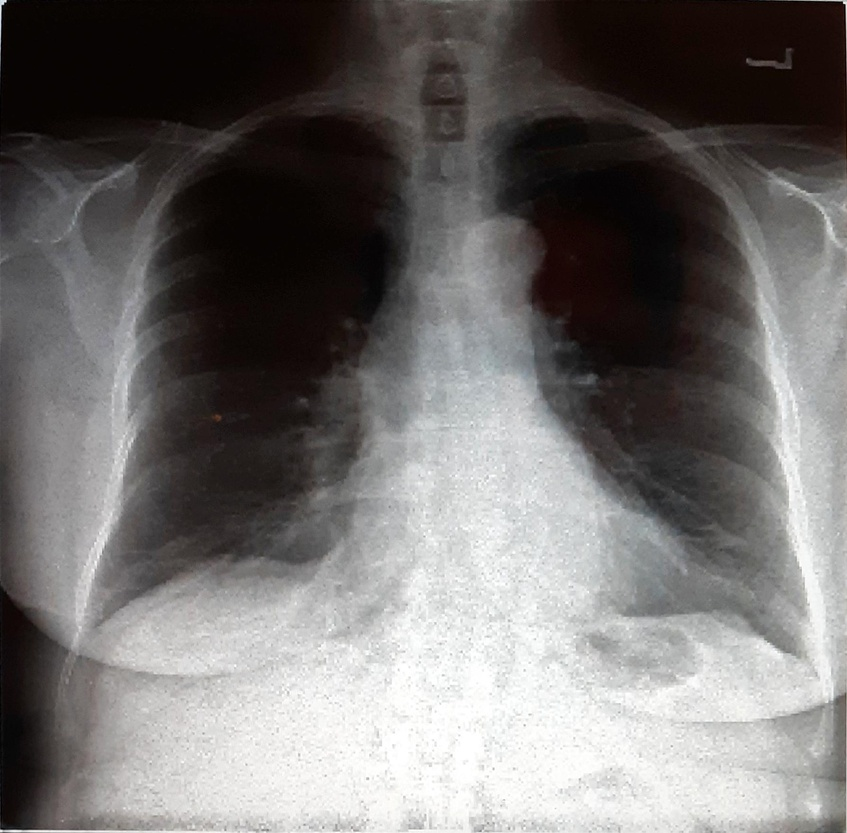
#> input picture images/Patient1.jpg, 847 x 833 px, shrunk from 1787 x 1758 before the run
$ python anomaly_detection.py images/Patient1.jpg images/Patient11.jpg
#> lines starting #> are read from the running program, lines starting #| are printed output that depends on the picture; after the words box and inside, x2 and y2 are one past the last pixel; in counts of white or black regions, pixels touching at a corner belong together
import cv2
import sys

def detect_dark_spots(image_path, output_path, threshold=50):
#> called with image_path = 'images/Patient1.jpg', output_path = 'images/Patient11.jpg', threshold = 50
    img = cv2.imread(image_path, cv2.IMREAD_GRAYSCALE)
#> img: shape (833, 847); min 0, max 255, mean 112.3
    if img is None:
        return False
    blur = cv2.GaussianBlur(img, (5, 5), 0)
    _, thresh = cv2.threshold(blur, threshold, 255, cv2.THRESH_BINARY_INV)
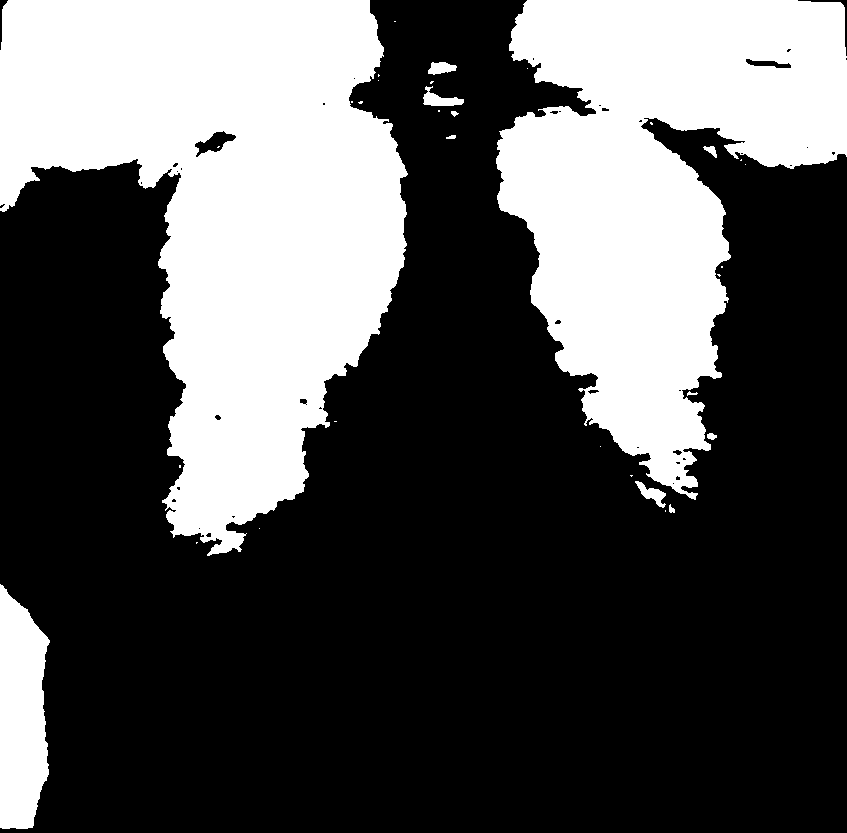
#> thresh: shape (833, 847); 34.1% white; 33 white regions (21 under 20 px)
    contours, _ = cv2.findContours(thresh, cv2.RETR_EXTERNAL, cv2.CHAIN_APPROX_SIMPLE)
#> contours = 32 contours, 22 with area under 20; largest, box (x1, y1, x2, y2) and area: (0, 0, 408, 556) 130526, (496, 0, 847, 500) 97645, (0, 584, 50, 829) 9431, (423, 86, 464, 106) 338, (635, 481, 666, 508) 280
    result = cv2.cvtColor(img, cv2.COLOR_GRAY2BGR)
    cv2.drawContours(result, contours, -1, (0, 0, 255), 2)
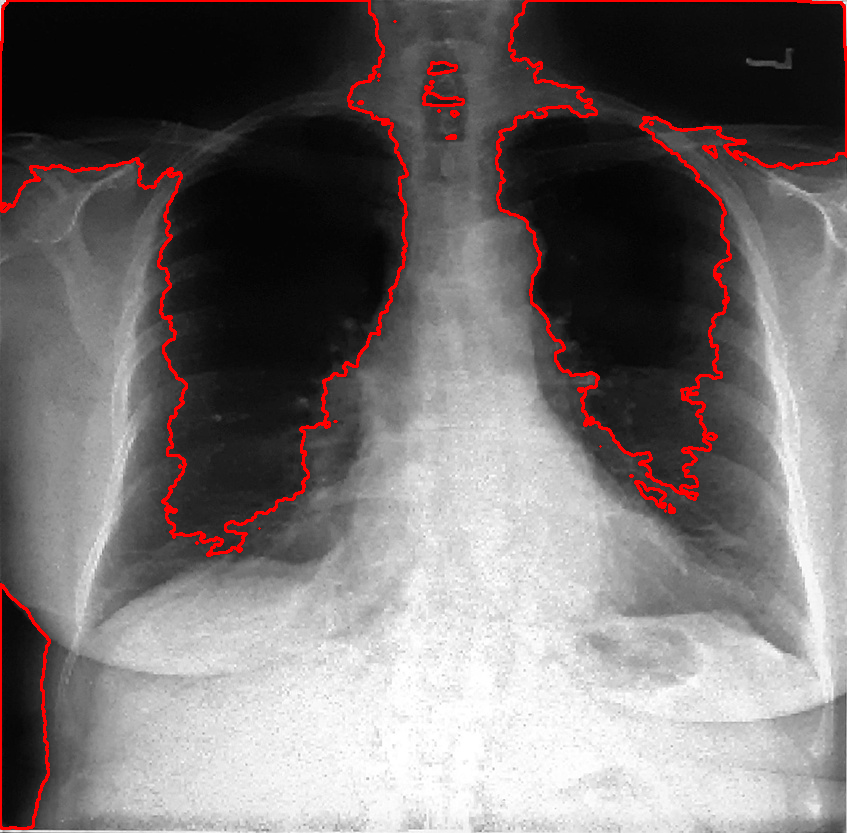
#> result: shape (833, 847, 3); mean B, G, R 111.2, 111.2, 117.7
    cv2.imwrite(output_path, result)
    return True

if __name__ == "__main__":
    if len(sys.argv) != 3:
        print("Usage: python anomaly_detection.py input.png output.png")
    else:
        detect_dark_spots(sys.argv[1], sys.argv[2])

$ run again, on images/Patient12.jpg
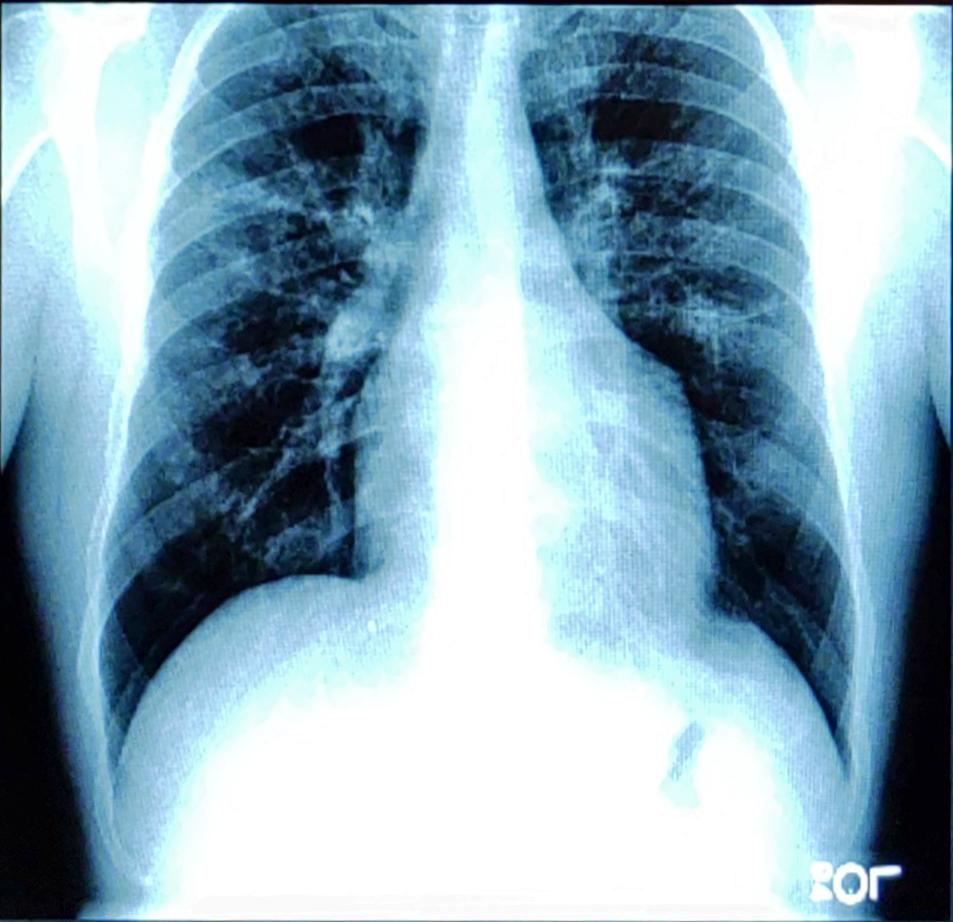
#> input picture images/Patient12.jpg, 953 x 922 px
#> in detect_dark_spots, `_, thresh = cv2.threshold(blur, threshold, 255, cv2.THRESH_BINARY_INV)`:
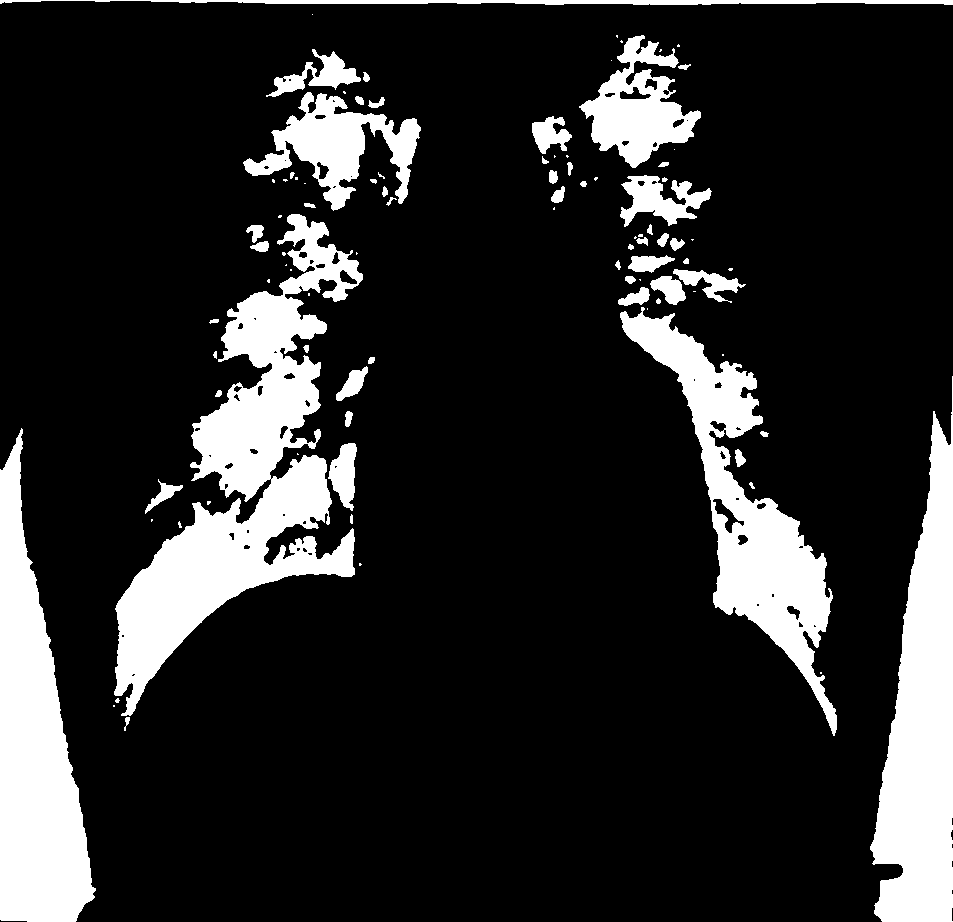
#> thresh: shape (922, 953); 16.6% white; 95 white regions (40 under 20 px)
#> contours = 95 contours, 51 with area under 20; largest, box (x1, y1, x2, y2) and area: (114, 214, 363, 716) 39828, (0, 428, 96, 922) 25731, (870, 376, 953, 922) 25267, (620, 307, 837, 736) 22512, (243, 92, 421, 211) 7876
#> in detect_dark_spots, `cv2.drawContours(result, contours, -1, (0, 0, 255), 2)`:
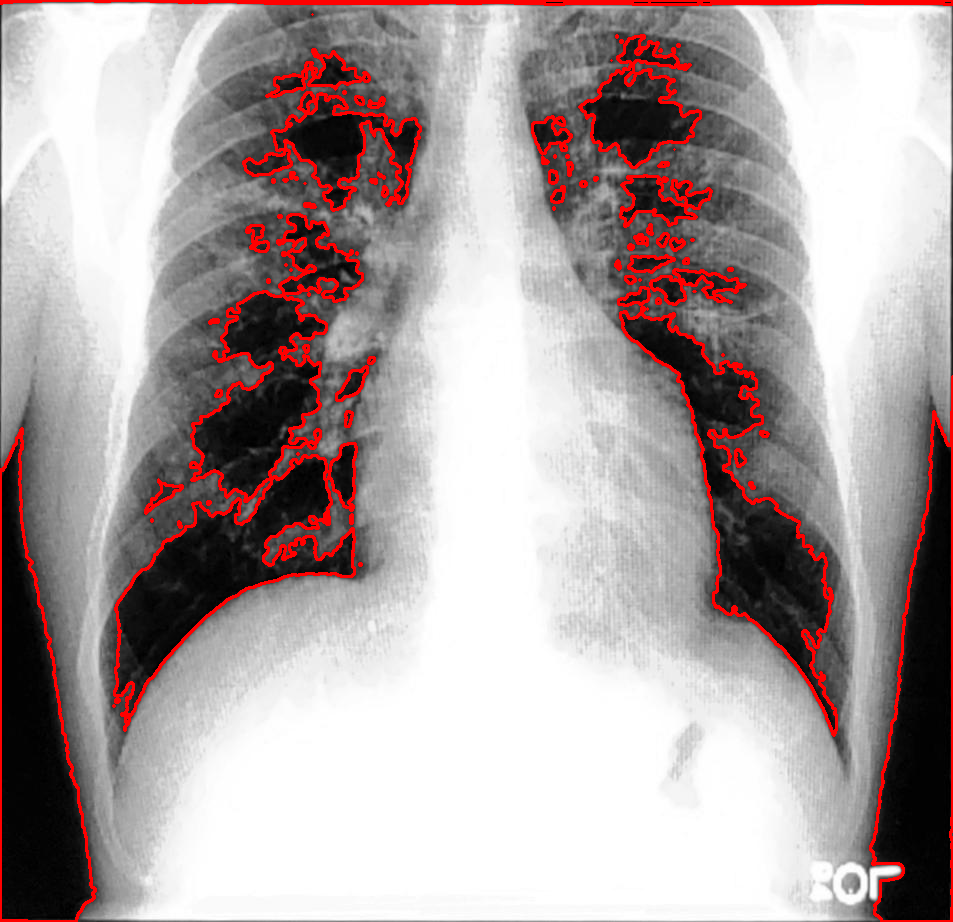
#> result: shape (922, 953, 3); mean B, G, R 161, 161, 172.9

$ run again, on images/Patient13.jpg
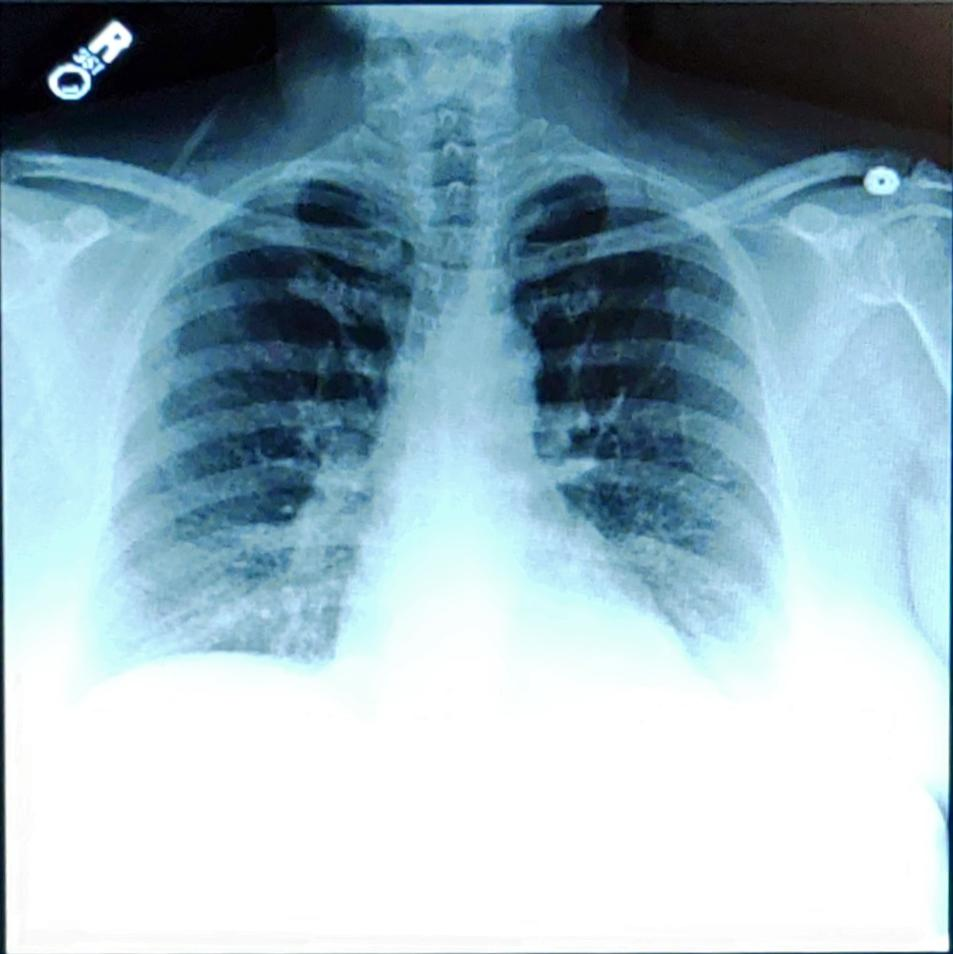
#> input picture images/Patient13.jpg, 953 x 954 px
#> in detect_dark_spots, `_, thresh = cv2.threshold(blur, threshold, 255, cv2.THRESH_BINARY_INV)`:
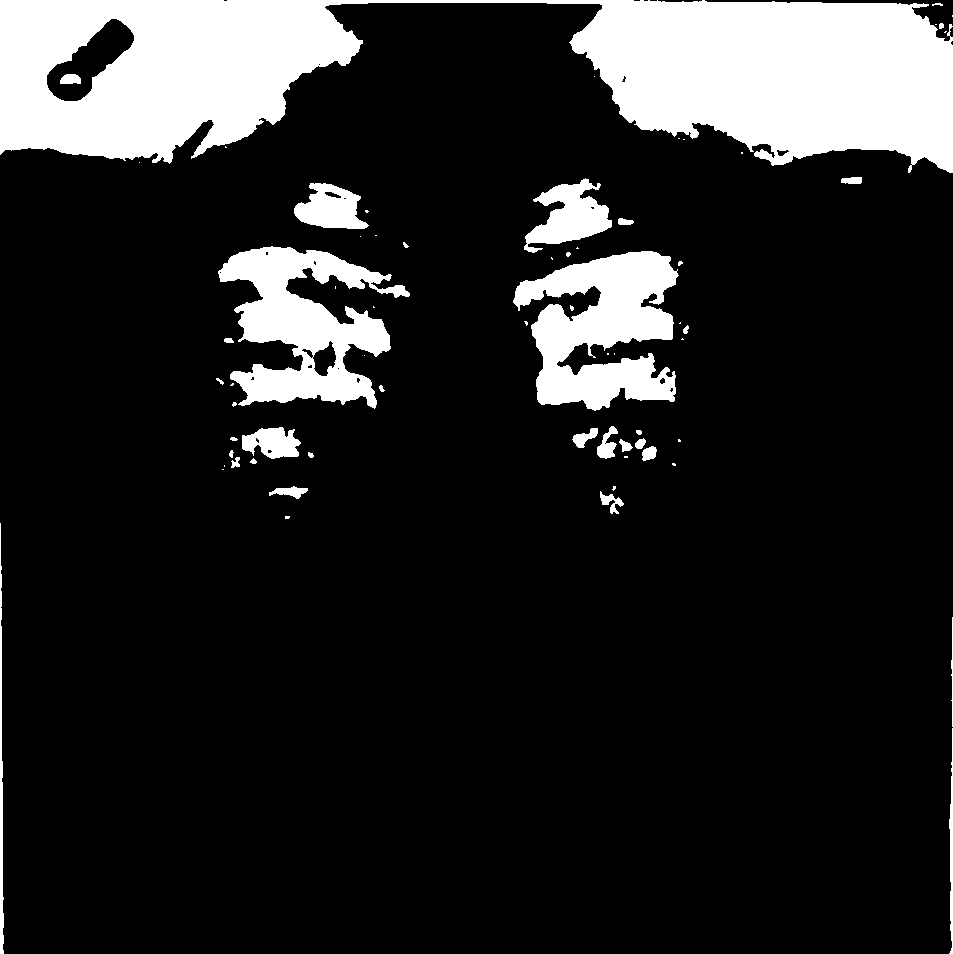
#> thresh: shape (954, 953); 15% white; 66 white regions (34 under 20 px)
#> contours = 65 contours, 45 with area under 20; largest, box (x1, y1, x2, y2) and area: (0, 0, 953, 173) 95616, (513, 251, 679, 411) 15530, (218, 246, 410, 409) 15250, (524, 178, 612, 253) 3188, (294, 183, 369, 229) 2160
#> in detect_dark_spots, `cv2.drawContours(result, contours, -1, (0, 0, 255), 2)`:
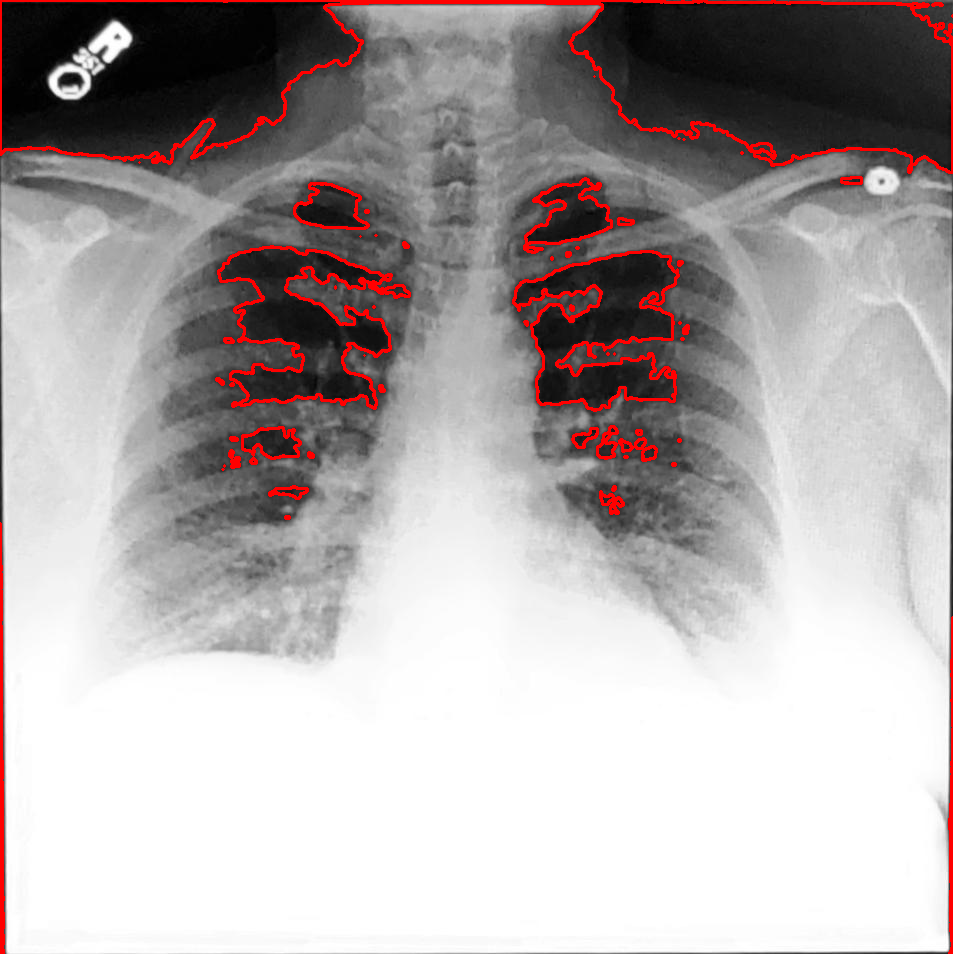
#> result: shape (954, 953, 3); mean B, G, R 169.1, 169.1, 176.2

$ run again, on images/Patient14.jpg
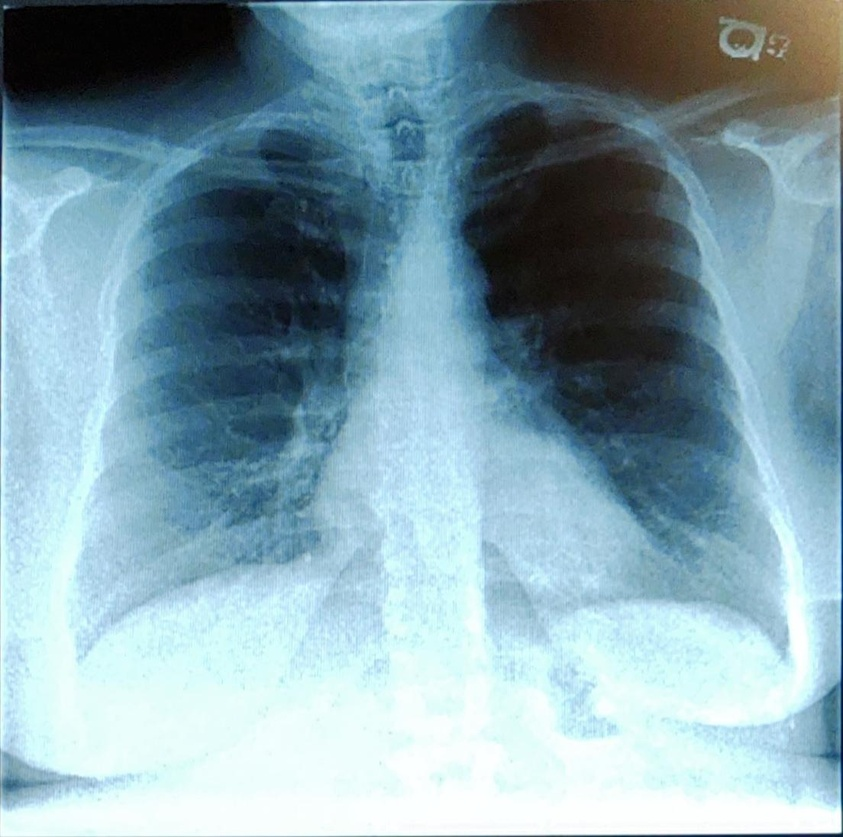
#> input picture images/Patient14.jpg, 843 x 837 px, shrunk from 1104 x 1096 before the run
#> in detect_dark_spots, `_, thresh = cv2.threshold(blur, threshold, 255, cv2.THRESH_BINARY_INV)`:
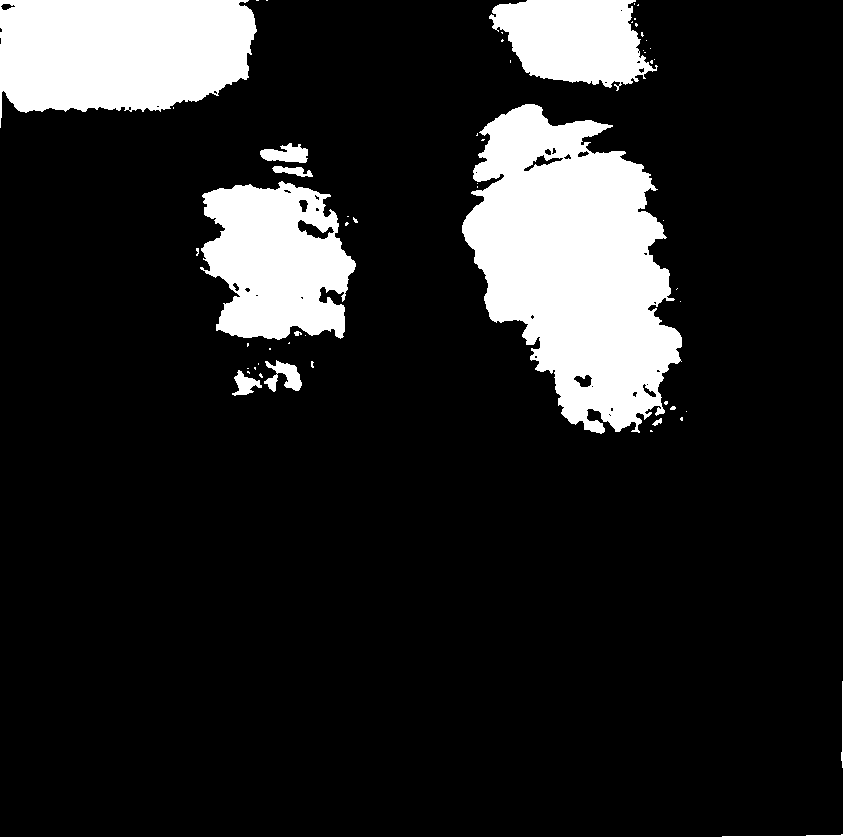
#> thresh: shape (837, 843); 14.5% white; 56 white regions (44 under 20 px)
#> contours = 56 contours, 46 with area under 20; largest, box (x1, y1, x2, y2) and area: (462, 104, 682, 434) 45422, (0, 0, 257, 128) 25642, (200, 181, 356, 340) 17875, (489, 0, 658, 91) 10174, (260, 143, 308, 163) 556
#> in detect_dark_spots, `cv2.drawContours(result, contours, -1, (0, 0, 255), 2)`:
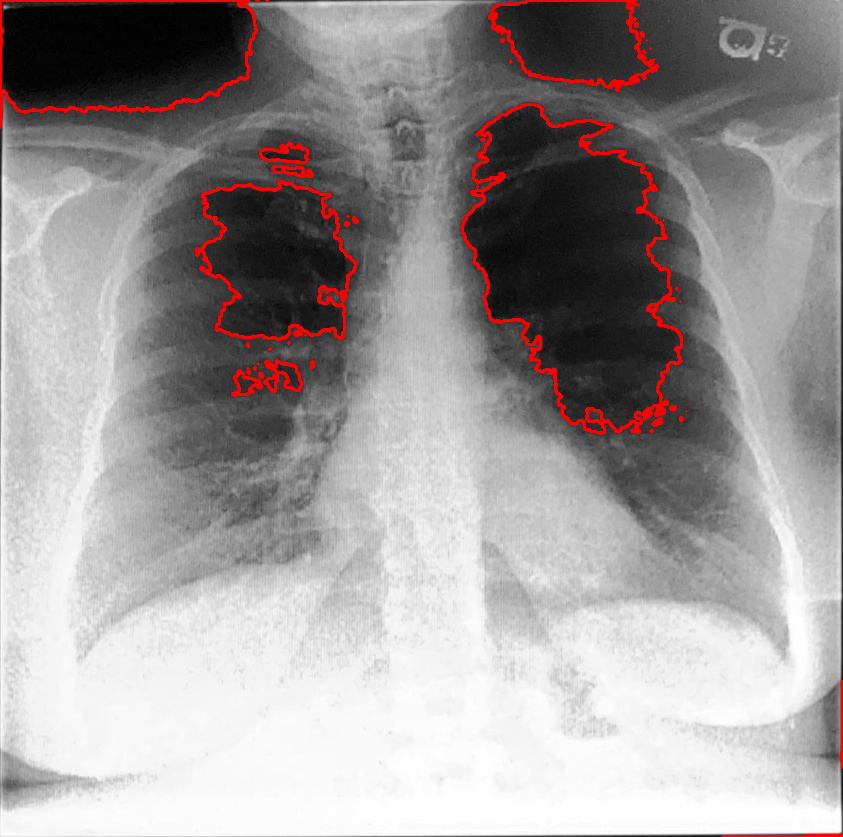
#> result: shape (837, 843, 3); mean B, G, R 152.9, 152.9, 158.2
